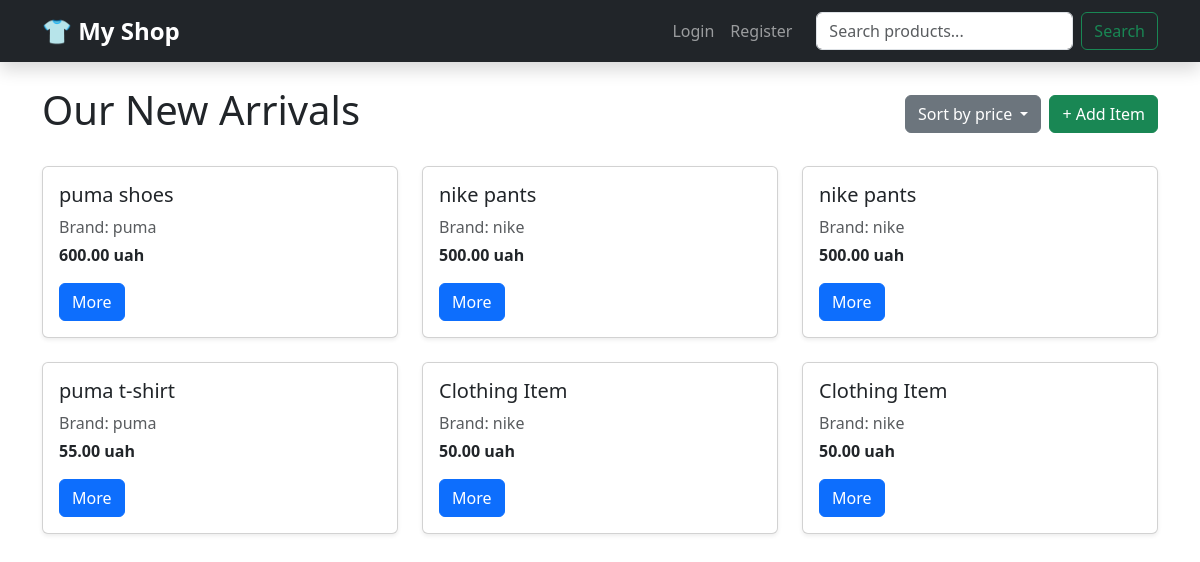
The page /?sort=price_desc on the database its author committed.
### clothing_shop/models.py (models this page shows, shortened)
class Cloth(models.Model):
    title = models.CharField(max_length=100, default="Clothing Item")
    cloth_color = models.CharField(max_length=30)
    size = models.IntegerField()
    price = models.DecimalField(max_digits=10, decimal_places=2, default=0)
    stock_quantity = models.PositiveIntegerField(default=0)
    is_available = models.BooleanField(default=True)
    category = models.CharField(
        max_length=20,
        choices=CATEGORY_CHOICES,
        default="T-SHIRTS"
    )
    brand = models.ForeignKey(
        ClothBrand,
        on_delete=models.CASCADE,
        related_name='items',
    )

class ClothBrand(models.Model):
    name = models.CharField(max_length=40)
    foundation_date = models.DateField()
    bio = models.TextField(null=True , blank=True)

### clothing_shop/views.py (the view)
# urls.py: path('', views.cloth_list, name='cloth_list'),
def cloth_list(request):
    items = Cloth.objects.all()
    query = request.GET.get('q')
    if query:
        items = items.filter(title__icontains=query)
    sort = request.GET.get('sort')
    if sort == 'price_asc':
        items = items.order_by('price')
    elif sort == 'price_desc':
        items = items.order_by('-price')
    return render(request, 'index.html', {'items': items})
    return render(request, 'index.html', {'items': items})

### templates/index.html (shortened to what this page needs)
{% extends "base.html" %}
{% block content %}
<div class="d-flex justify-content-between align-items-center mb-4">
    <h1>Our New Arrivals</h1>
    <div class="d-flex gap-2">
        <div class="dropdown">
            <button class="btn btn-secondary dropdown-toggle" type="button" data-bs-toggle="dropdown">
                Sort by price
            </button>
        </div>
        <a href="{% url 'cloth_create' %}" class="btn btn-success">+ Add Item</a>
    </div>
</div>
<div class="row">
    {% for item in items %}
    <div class="col-md-4 mb-4">
        <div class="card h-100 shadow-sm">
            <div class="card-body">
                <h5 class="card-title">{{ item.title }}</h5>
                <p class="card-text text-muted mb-1">Brand: {{ item.brand.name }}</p>
                <p class="card-text fw-bold">{{ item.price }} uah</p>
                <a href="{% url 'cloth_detail' item.pk %}" class="btn btn-primary">More</a>
            </div>
        </div>
    </div>
    {% empty %}
    <div class="col-12 text-center">
        <p class="text-muted">No items found.</p>
    </div>
    {% endfor %}
</div>
{% endblock %}

### rows shown on the page
Cloth: title "puma shoes", brand.name "puma", price "600.00"
Cloth: title "nike pants", brand.name "nike", price "500.00"
Cloth: title "nike pants", brand.name "nike", price "500.00"
Cloth: title "puma t-shirt", brand.name "puma", price "55.00"
Cloth: title "Clothing Item", brand.name "nike", price "50.00"
Cloth: title "Clothing Item", brand.name "nike", price "50.00"
